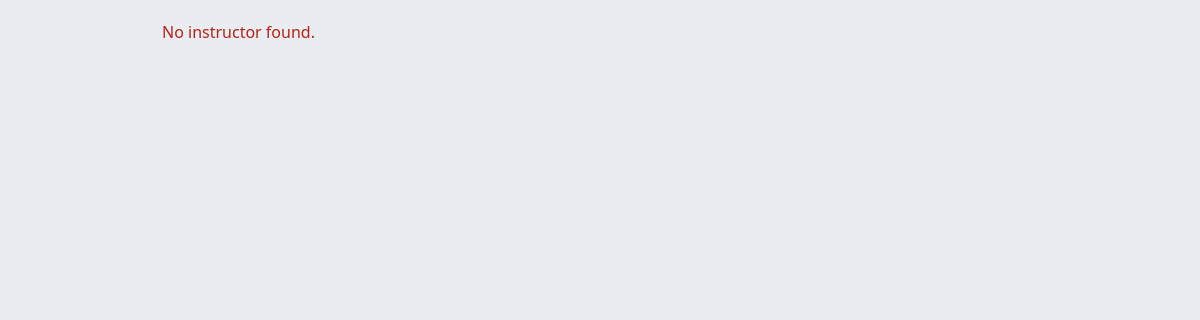
The page /test/get/ on the database as committed earlier.
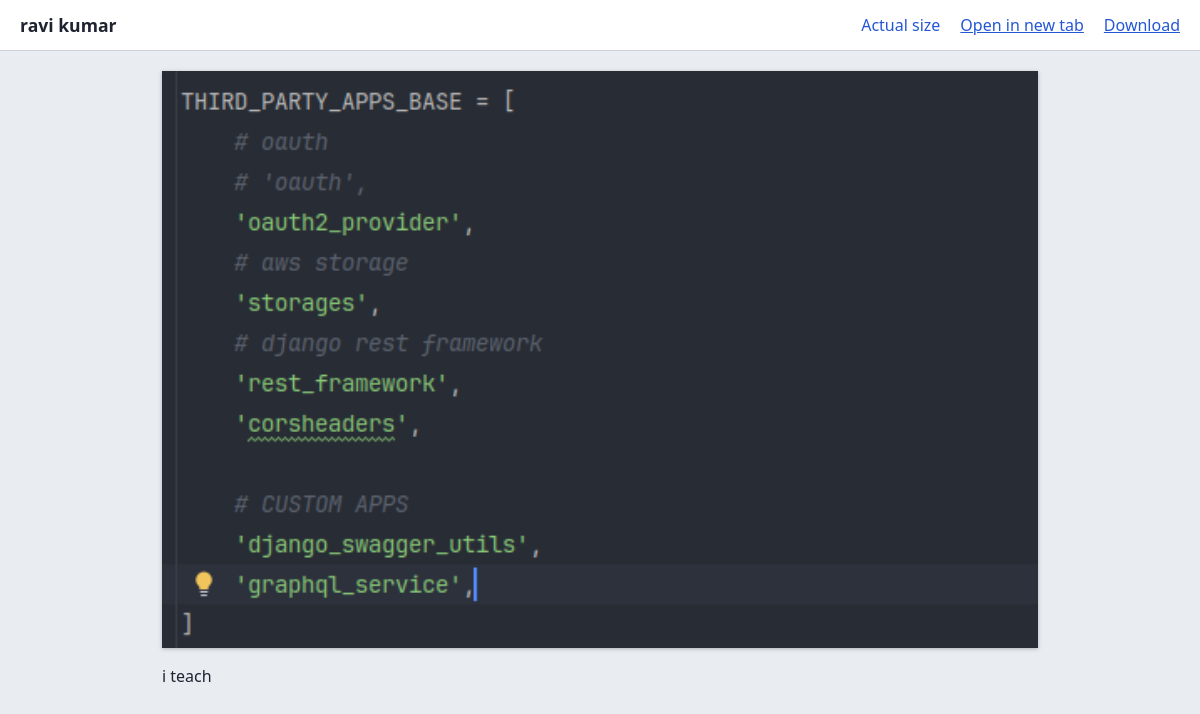
The same page on the database as committed later.
### catalog/models.py (models this page shows)
class InstructorProfile(models.Model):
    username = models.CharField(max_length = 20,unique = True,null = True,blank = True)
    email = models.CharField(max_length = 20,unique = True,null = True,blank = True)
    dob = models.DateField(null=True,blank=True)
    display_name = models.CharField(max_length=100)
    bio = models.TextField(null=True,blank=True)
    display_profile_image = models.ImageField(upload_to="instructors/", blank=True)
    expertise = models.CharField(max_length=100,null=True,blank=True)

### eduverse/views.py (the view)
# urls.py: path('test/get/',views.gettest),
def gettest(request):
    content = InstructorProfile.objects.first()
    return render(request, "get_test.html", {"content": content})

### templates/get_test.html (shortened to what this page needs)
<!DOCTYPE html>
<html lang="en">
<head>
</head>
<body>
{% if content %}
  <header>
    <h1>{{ content.display_name }}</h1>
    {% if content.display_profile_image %}
      <button type="button" class="link" id="zoomBtn">Actual size</button>
      <a href="{{ content.display_profile_image.url }}" target="_blank" rel="noopener">Open in new tab</a>
      <a href="{{ content.display_profile_image.url }}" download>Download</a>
    {% endif %}
  </header>
  <main>
    {% if content.display_profile_image %}
      <div class="viewer" id="viewer">
        <img id="photo" src="{{ content.display_profile_image.url }}" alt="{{ content.display_name }}">
      </div>
    {% else %}
      <p class="msg">This instructor has no profile image.</p>
    {% endif %}
    {% if content.bio %}<p class="bio">{{ content.bio }}</p>{% endif %}
  </main>
{% else %}
  <main><p class="msg err">No instructor found.</p></main>
{% endif %}
</body>
</html>

### templates/get_test.html (style rules this page uses)
:root { --bg:#e9ecf1; --bar:#fff; --text:#1d2330; --line:#c9cfdb; --accent:#2457d6; --err:#b42318; }
* { box-sizing: border-box; }
body { margin:0; background:var(--bg); color:var(--text); font:16px/1.5 system-ui, sans-serif; }
header { position:sticky; top:0; z-index:1; display:flex; flex-wrap:wrap; align-items:center; gap:8px 20px; padding:12px 20px; background:var(--bar); border-bottom:1px solid var(--line); }
h1 { margin:0; font-size:1.1rem; flex:1 1 200px; }
a, button.link { color:var(--accent); background:none; border:0; padding:0; font:inherit; cursor:pointer; }
main { max-width:900px; margin:20px auto; padding:0 12px; }
.viewer { overflow:auto; background:#fff; box-shadow:0 1px 4px rgba(0,0,0,.25); }
.viewer img { display:block; width:100%; height:auto; cursor:zoom-in; }
.bio { margin-top:16px; white-space:pre-line; }

Rows that differ between the two databases and show on the page:
added InstructorProfile: display_name "ravi kumar", display_profile_image (picture), bio "i teach"
Other text that changed with them:
text no longer shown: "No instructor found."
text now shown: "Actual size Open in new tab Download"
